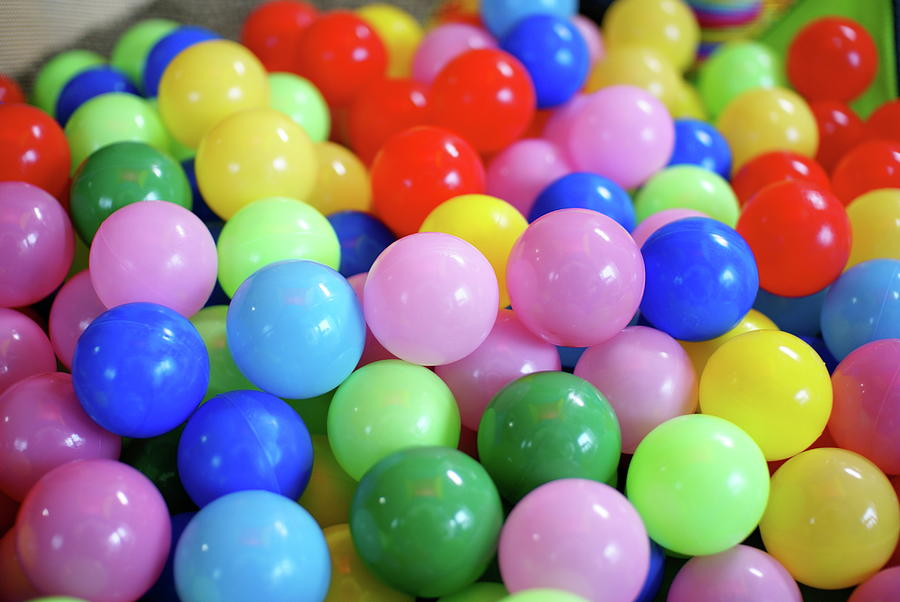
#> input picture Color Detection Using Trackbars/Images/colorballs.jpg, 900 x 602 px, found by its file name
$ python color_detection.py
#> lines starting #> are read from the running program, lines starting #| are printed output that depends on the picture; after the words box and inside, x2 and y2 are one past the last pixel; in counts of white or black regions, pixels touching at a corner belong together
import cv2 as cv
import numpy as np


frame = cv.imread("Images\colorballs.jpg")
#> frame is the input picture: shape (602, 900, 3); mean B, G, R 124, 126.1, 144.7
frame = cv.resize(frame, (600,400))
#> frame: shape (400, 600, 3)

def nothing(x):
    pass

cv.namedWindow("Color Adjustments")

cv.createTrackbar("Lower_H","Color Adjustments",0,255, nothing)
#> slider 'Lower_H' is set to 51
cv.createTrackbar("Lower_S","Color Adjustments",0,255, nothing)
#> slider 'Lower_S' is set to 51
cv.createTrackbar("Lower_V", "Color Adjustments",0,255,nothing)
#> slider 'Lower_V' is set to 51

cv.createTrackbar("Upper_H","Color Adjustments",255,255, nothing)
cv.createTrackbar("Upper_S","Color Adjustments",255,255, nothing)
cv.createTrackbar("Upper_V", "Color Adjustments",255,255,nothing)

while True:
    hsv = cv.cvtColor(frame, cv.COLOR_BGR2HSV)
#> hsv: shape (400, 600, 3); mean H, S, V 82.6, 152, 189
    lowerh = cv.getTrackbarPos("Lower_H", "Color Adjustments")
    lowers = cv.getTrackbarPos("Lower_S","Color Adjustments")
    lowerv = cv.getTrackbarPos("Lower_V","Color Adjustments")

    upperh = cv.getTrackbarPos("Upper_H", "Color Adjustments")
    uppers = cv.getTrackbarPos("Upper_S","Color Adjustments")
    upperv = cv.getTrackbarPos("Upper_V","Color Adjustments")

    lower_bound = np.array([lowerh,lowers,lowerv])
    upper_bound = np.array([upperh,uppers,upperv])

    mask = cv.inRange(hsv,lower_bound,upper_bound)
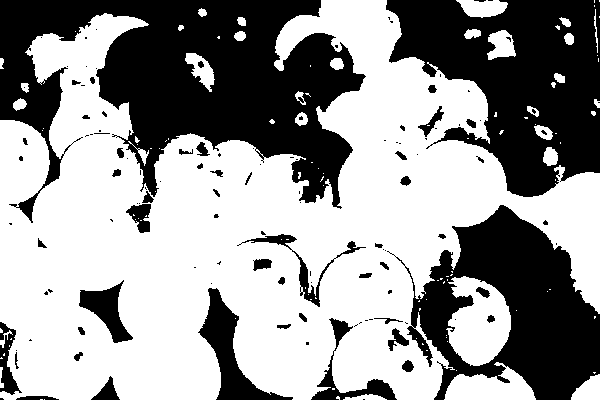
#> mask: shape (400, 600); 59.6% white; 123 black regions (75 under 20 px), largest, box (x1, y1, x2, y2) and area: (0, 0, 366, 223) 40780, (386, 0, 600, 197) 25212, (387, 205, 600, 400) 20232

    # filter mask with image
    Result = cv.bitwise_and(frame,frame, mask=mask)
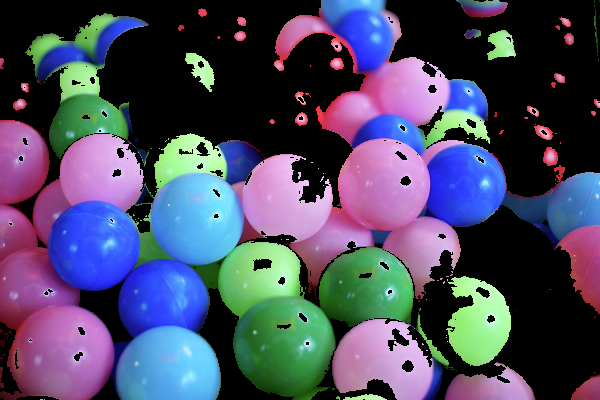
#> Result: shape (400, 600, 3); mean B, G, R 99.3, 74.6, 74.7
    cv.imshow("Original Frame", frame)
    cv.imshow("Mask",mask)
    cv.imshow("Result",Result)

    key = cv.waitKey(1)
#> (key Esc is pressed here)
    if key==27:
        break


cv.destroyAllWindows()

$ run again, with Color Detection Using Trackbars/Images/cat.jpg copied over Color Detection Using Trackbars/Images/colorballs.jpg
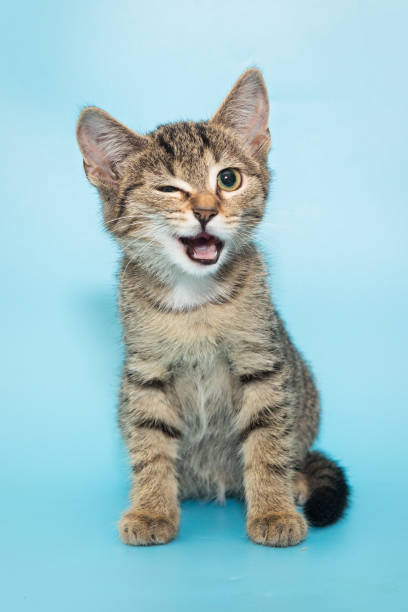
#> input picture Color Detection Using Trackbars/Images/cat.jpg, 408 x 612 px, found by its file name
#> frame is the input picture: shape (612, 408, 3); mean B, G, R 199.2, 194, 158.3
#> frame: shape (400, 600, 3)
#> hsv: shape (400, 600, 3); mean H, S, V 76.8, 69, 207.1
#> `mask = cv.inRange(hsv,lower_bound,upper_bound)`:
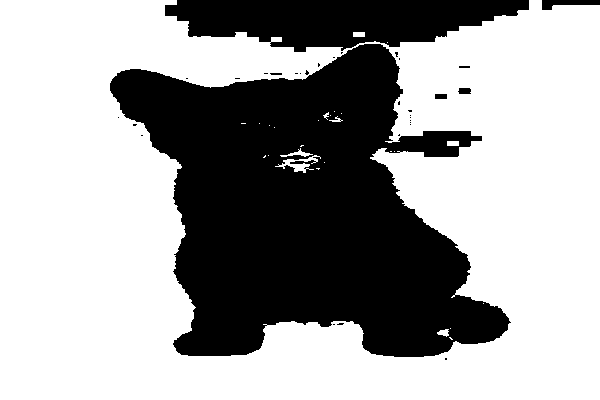
#> mask: shape (400, 600); 63.9% white; 32 black regions (25 under 20 px), largest, box (x1, y1, x2, y2) and area: (110, 44, 511, 357) 73077, (165, 0, 529, 52) 12922, (542, 0, 600, 10) 341
#> `Result = cv.bitwise_and(frame,frame, mask=mask)`:
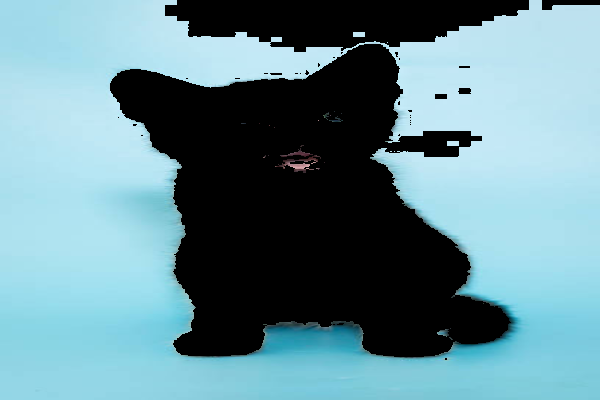
#> Result: shape (400, 600, 3); mean B, G, R 147.8, 138.5, 102.3
